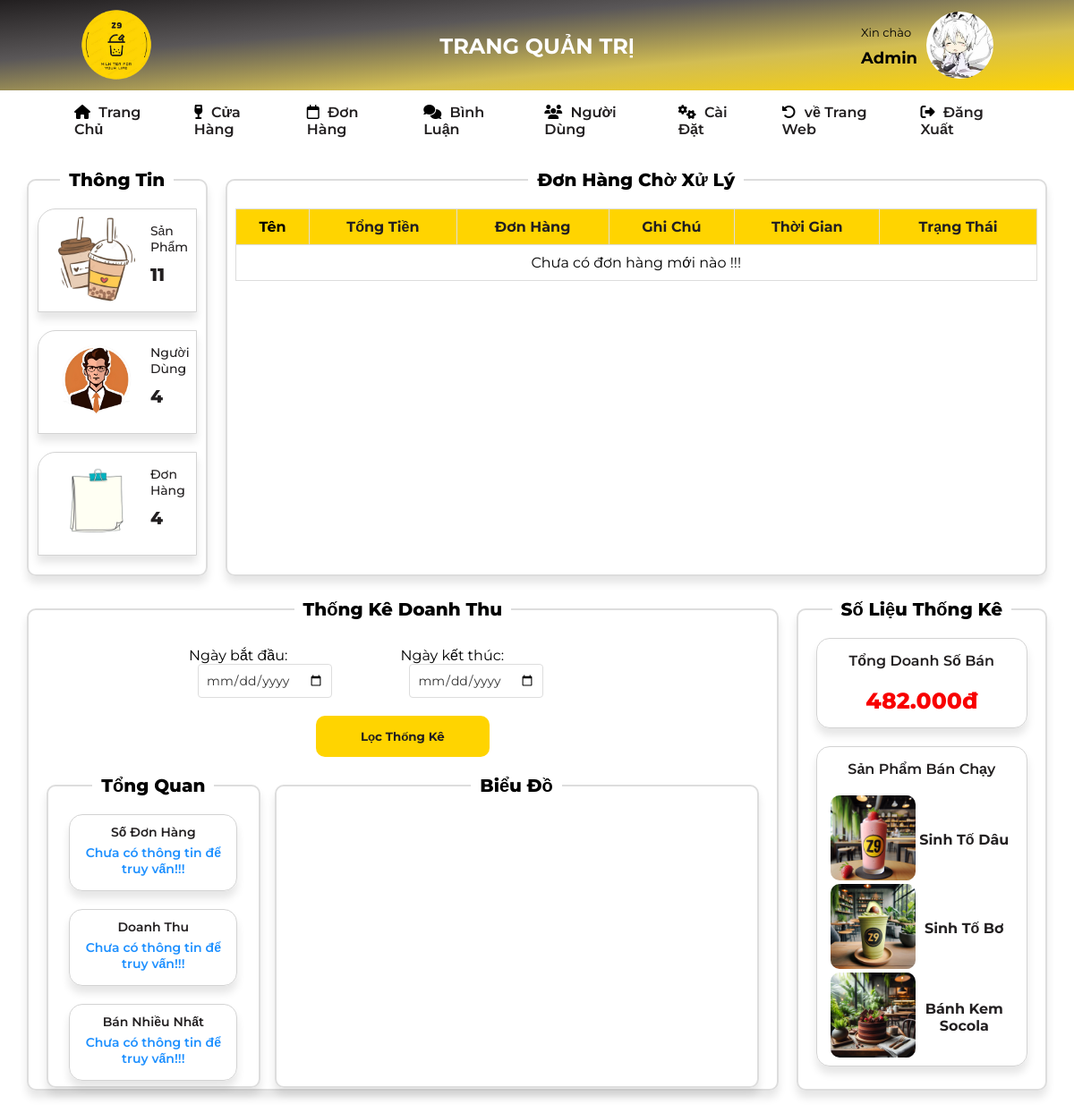
/admin/index.php (signed in), run on the app's committed database.
### tables this page shows
CREATE TABLE `users` (
  `user_id` varchar(10) NOT NULL,
  `user_name` varchar(15) NOT NULL,
  `email` varchar(255) NOT NULL,
  `pass_word` varchar(20) NOT NULL,
  `role` int(1) NOT NULL DEFAULT 1
);

CREATE TABLE `user_path` (
  `user_path_id` int(11) NOT NULL,
  `user_id` varchar(10) NOT NULL,
  `path` varchar(500) NOT NULL
);

CREATE TABLE `products` (
  `product_id` varchar(10) NOT NULL,
  `category_id` varchar(10) DEFAULT NULL,
  `product_name` varchar(255) NOT NULL,
  `product_img` varchar(255) DEFAULT NULL,
  `product_des` text DEFAULT NULL,
  `create_time` timestamp NOT NULL DEFAULT current_timestamp() ON UPDATE current_timestamp()
);

### admin/public/rank-sales.php (the view, shortened to what this page needs)
<?php
$servername = "localhost";
$username = "root";
$password = "";
$dbname = "z9milktea";
$conn = new mysqli($servername, $username, $password, $dbname);
$sql = "SELECT od.order_info
        FROM order_des od
        INNER JOIN orders o ON od.orders_id = o.orders_id
        WHERE od.order_info LIKE '%<strong>%' AND o.delivery_status_id = 4";
$result = $conn->query($sql);
if ($result->num_rows > 0) {
    $quantityMap = array();
    while ($row = $result->fetch_assoc()) {
        preg_match_all('/<strong>(.*?)<\/strong>.*?SL:\s*([0-9]+)/', $row['order_info'], $matches, PREG_SET_ORDER);
        foreach ($matches as $match) {
            $productName = strip_tags($match[1]);
            $quantity = (int) $match[2];
            if (isset($quantityMap[$productName])) {
                $quantityMap[$productName] += $quantity;
            } else {
                $quantityMap[$productName] = $quantity;
            }
        }
    }
    arsort($quantityMap);
    $topProducts = array_slice($quantityMap, 0, 3);
    echo '<table>';
    echo '<thead>';
    echo '<tr>';
    echo '<th colspan="3" class="title-sales">Sản Phẩm Bán Chạy</th>';
    echo '</tr>';
    echo '</thead>';
    echo '<tbody>';
    foreach ($topProducts as $productName => $quantity) {
        $productInfoSql = "SELECT * FROM products WHERE product_name = '$productName'";
        $productInfoResult = $conn->query($productInfoSql);
        if ($productInfoResult->num_rows > 0) {
            $productInfo = $productInfoResult->fetch_assoc();
            echo '<tr>';
            echo '<td><img src="productAD/uploads/' . htmlspecialchars($productInfo['product_img']) . '" alt="Image of ' . htmlspecialchars($productName) . '" width="50"></td>';
            echo '<td class="name-sales">' . $productName . '</td>';
            echo '</tr>';
        }
    }
    echo '</tbody>';
    echo '</table>';
} else {
    echo "Không có sản phẩm nào bán chạy!!!";
}
?>

### admin/public/header-admin.php (shortened to what this page needs)
<link rel="stylesheet" href="https://cdnjs.cloudflare.com/ajax/libs/font-awesome/6.5.1/css/all.min.css" />
<link rel="stylesheet" href="../css/style.css">
<div class="container-header">
    <header id="header-admin">
        <section class="header-admin-left">
            <img src="../images/logo.jpg" alt="logo">
        </section>
        <section class="header-admin-mid">
            <h1>TRANG QUẢN TRỊ</h1>
        </section>
        <section class="header-admin-right">
            <div class="container-title-hello-user">
                <p>Xin chào</p>
                <?php
                    $servername = "localhost";
                    $username = "root";
                    $password = "";
                    $dbname = "z9milktea";
                    $conn = new mysqli($servername, $username, $password, $dbname);
                    if (isset($_SESSION['user_id'])) {
                        $user_id = $_SESSION['user_id'];
                        $sql = "SELECT user_name, role FROM users WHERE user_id = '$user_id'";
                        $result = $conn->query($sql);
                        if ($result->num_rows > 0) {
                            $row = $result->fetch_assoc();
                            $user_name = $row['user_name'];
                            $user_role = $row['role'];
                            if ($user_role == 0) {
                                echo '<div class="container-title-hello-user">
                                    <span>' . $user_name . '</span>
                                </div>';
                            } else {
                                header('Location: /z9milktea/');
                                exit();
                            }
                        } else {
                            echo "Không tìm thấy thông tin người dùng.";
                        }
                    } else {
                        header('Location: /z9milktea/login-sigup/');
                        exit();
                    }
                ?>
            </div>
            <div class="container-img-user">
                <a href="settings/edit-avt.php?user_id='. $user_id .'">
                    <?php
                    include "show-avt.php";
                    ?>
                </a>
            </div>
        </section>
    </header>
</div>

### admin/public/show-avt.php (shortened to what this page needs)
<?php
$servername = "localhost";
$username = "root";
$password = "";
$dbname = "z9milktea";
$conn = new mysqli($servername, $username, $password, $dbname);
if (isset($_SESSION['user_id'])) {
    $user_id = $_SESSION['user_id'];
    $sqlGetImagePath = "SELECT path FROM user_path WHERE user_id = '$user_id'";
    $resultGetImagePath = $conn->query($sqlGetImagePath);
    if ($resultGetImagePath->num_rows > 0) {
        $rowImagePath = $resultGetImagePath->fetch_assoc();
        $imagePath = 'uploads/' . $rowImagePath['path'];
        $web_image_path = 'http://localhost/z9milktea/admin/settings/' . $imagePath;
        echo '<img src="' . $web_image_path . '" alt="img-user">';
    } else {
        echo "Image not found.";
    }
} else {
    echo "User ID is not set in session.";
}
?>

### admin/css/admin.css (style rules this page uses)
.title-sales { font-size: 16px; text-align: center; font-weight: 600; }

### css/style.css (style rules this page uses)
* { margin: 0; padding: 0; box-sizing: border-box; font-family: 'Montserrat', sans-serif; }
a, li { list-style: none; text-decoration: none; }
.container-header { background: linear-gradient(to bottom right, #221f20, #5a5758, #d2bd53, #FFD400); }

### admin/public/show-avt.php (style rules this page uses)
img { border-radius: 50%; }

### admin/public/header-admin.php (style rules this page uses)
ul, li, a { text-decoration: none; list-style: none; }
.container-header { background: linear-gradient(to bottom right, #221f20, #5a5758, #d2bd53, #FFD400); }
#header-admin { width: 85%; margin: 0px auto; display: flex; justify-content: space-between; position: relative; padding: 10px 0px 7px 0; align-items: center; z-index: 10; }
.header-admin-left img { width: 80px; height: 80px; transition: transform 0.5s ease; }
.header-admin-mid { position: absolute; top: 50%; left: 50%; transform: translate(-50%, -50%); color: #fff; }
.header-admin-right { display: flex; align-items: center; gap: 10px; }
.container-title-hello-user p { font-size: 13px; margin-bottom: 10px; }
.container-title-hello-user span { font-size: 18px; font-weight: 700; }
.container-img-user a img { width: 75px; height: 75px; cursor: pointer; transition: transform 0.5s; }

### admin/public/rank-sales.php (style rules this page uses)
table { border-collapse: collapse; width: 100%; text-align: center; }
.title-sales { padding: 10px 0px 20px 0; }
tbody img { width: 95px; border-radius: 10px; }
.name-sales { font-weight: 700; }

### data on the page
users: user_name "Admin"
user_path: path (picture)
products: product_img (picture)
products: product_img (picture)
products: product_img (picture)

### other printed values
$totalAccounts "11"
$totalAccounts "4"
$totalOrder "482.000đ"
$productName "Sinh Tố Dâu"
$productName "Sinh Tố Bơ"
$productName "Bánh Kem Socola"
